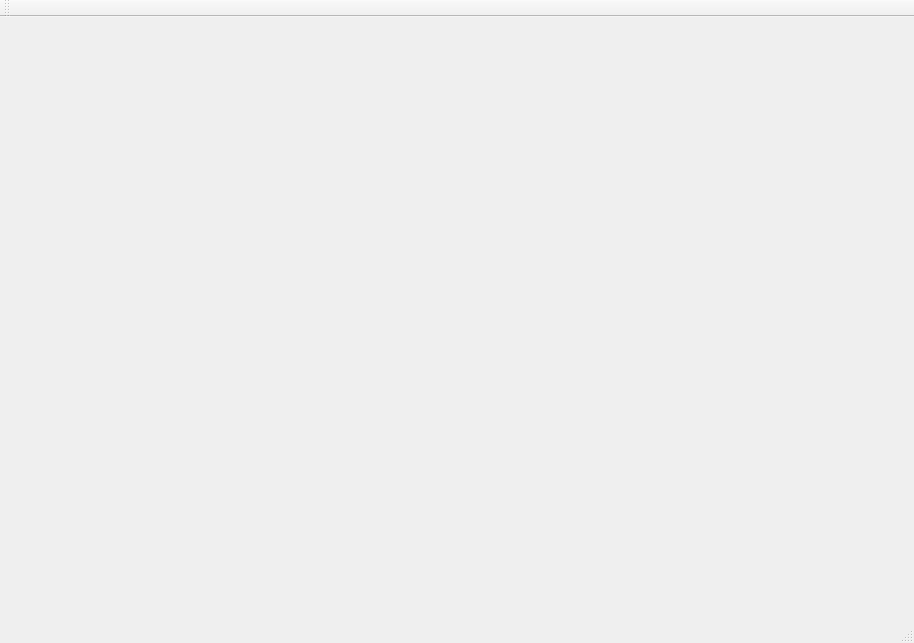
<?xml version="1.0" encoding="UTF-8"?>
<ui version="4.0">
 <class>MainWindow</class>
 <widget class="QMainWindow" name="MainWindow">
  <property name="geometry">
   <rect>
    <x>0</x>
    <y>0</y>
    <width>914</width>
    <height>643</height>
   </rect>
  </property>
  <property name="windowTitle">
   <string>MainWindow</string>
  </property>
  <widget class="QWidget" name="centralWidget"/>
  <widget class="QMenuBar" name="menuBar">
   <property name="geometry">
    <rect>
     <x>0</x>
     <y>0</y>
     <width>914</width>
     <height>21</height>
    </rect>
   </property>
  </widget>
  <widget class="QToolBar" name="mainToolBar">
   <attribute name="toolBarArea">
    <enum>TopToolBarArea</enum>
   </attribute>
   <attribute name="toolBarBreak">
    <bool>false</bool>
   </attribute>
  </widget>
  <widget class="QStatusBar" name="statusBar"/>
 </widget>
 <layoutdefault spacing="6" margin="11"/>
 <resources/>
 <connections/>
</ui>
